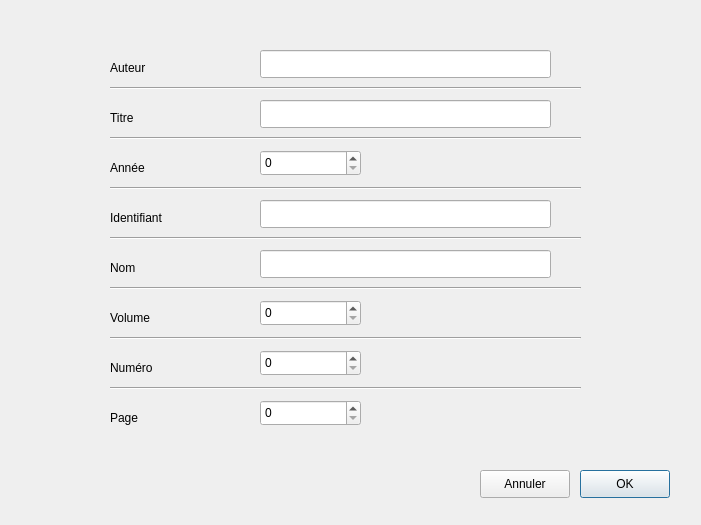
<?xml version="1.0" encoding="UTF-8"?>
<ui version="4.0">
 <class>JournalInterface</class>
 <widget class="QDialog" name="JournalInterface">
  <property name="geometry">
   <rect>
    <x>0</x>
    <y>0</y>
    <width>701</width>
    <height>525</height>
   </rect>
  </property>
  <property name="windowTitle">
   <string>JournalInterface</string>
  </property>
  <widget class="QLabel" name="auteurLabel">
   <property name="geometry">
    <rect>
     <x>110</x>
     <y>60</y>
     <width>58</width>
     <height>16</height>
    </rect>
   </property>
   <property name="text">
    <string>Auteur</string>
   </property>
  </widget>
  <widget class="QLineEdit" name="auteur">
   <property name="geometry">
    <rect>
     <x>260</x>
     <y>50</y>
     <width>291</width>
     <height>28</height>
    </rect>
   </property>
  </widget>
  <widget class="QLabel" name="titreLabel">
   <property name="geometry">
    <rect>
     <x>110</x>
     <y>110</y>
     <width>58</width>
     <height>16</height>
    </rect>
   </property>
   <property name="text">
    <string>Titre</string>
   </property>
  </widget>
  <widget class="QLineEdit" name="titre">
   <property name="geometry">
    <rect>
     <x>260</x>
     <y>100</y>
     <width>291</width>
     <height>28</height>
    </rect>
   </property>
  </widget>
  <widget class="QLabel" name="anneeLabel">
   <property name="geometry">
    <rect>
     <x>110</x>
     <y>160</y>
     <width>58</width>
     <height>16</height>
    </rect>
   </property>
   <property name="text">
    <string>Année</string>
   </property>
  </widget>
  <widget class="QSpinBox" name="annee">
   <property name="geometry">
    <rect>
     <x>260</x>
     <y>150</y>
     <width>101</width>
     <height>26</height>
    </rect>
   </property>
  </widget>
  <widget class="QLineEdit" name="identifiant">
   <property name="geometry">
    <rect>
     <x>260</x>
     <y>200</y>
     <width>291</width>
     <height>28</height>
    </rect>
   </property>
   <property name="text">
    <string/>
   </property>
  </widget>
  <widget class="QLabel" name="identifiantLabel">
   <property name="geometry">
    <rect>
     <x>110</x>
     <y>210</y>
     <width>131</width>
     <height>16</height>
    </rect>
   </property>
   <property name="text">
    <string>Identifiant</string>
   </property>
  </widget>
  <widget class="QLineEdit" name="nom">
   <property name="geometry">
    <rect>
     <x>260</x>
     <y>250</y>
     <width>291</width>
     <height>28</height>
    </rect>
   </property>
  </widget>
  <widget class="QLabel" name="nomLabel">
   <property name="geometry">
    <rect>
     <x>110</x>
     <y>260</y>
     <width>58</width>
     <height>16</height>
    </rect>
   </property>
   <property name="text">
    <string>Nom</string>
   </property>
  </widget>
  <widget class="QLabel" name="volumeLabel">
   <property name="geometry">
    <rect>
     <x>110</x>
     <y>310</y>
     <width>58</width>
     <height>16</height>
    </rect>
   </property>
   <property name="text">
    <string>Volume</string>
   </property>
  </widget>
  <widget class="QSpinBox" name="volume">
   <property name="geometry">
    <rect>
     <x>260</x>
     <y>300</y>
     <width>101</width>
     <height>26</height>
    </rect>
   </property>
  </widget>
  <widget class="QSpinBox" name="numero">
   <property name="geometry">
    <rect>
     <x>260</x>
     <y>350</y>
     <width>101</width>
     <height>26</height>
    </rect>
   </property>
  </widget>
  <widget class="QLabel" name="numeroLabel">
   <property name="geometry">
    <rect>
     <x>110</x>
     <y>360</y>
     <width>58</width>
     <height>16</height>
    </rect>
   </property>
   <property name="text">
    <string>Numéro</string>
   </property>
  </widget>
  <widget class="QSpinBox" name="page">
   <property name="geometry">
    <rect>
     <x>260</x>
     <y>400</y>
     <width>101</width>
     <height>26</height>
    </rect>
   </property>
  </widget>
  <widget class="QLabel" name="pageLabel">
   <property name="geometry">
    <rect>
     <x>110</x>
     <y>410</y>
     <width>58</width>
     <height>16</height>
    </rect>
   </property>
   <property name="text">
    <string>Page</string>
   </property>
  </widget>
  <widget class="Line" name="line_2">
   <property name="geometry">
    <rect>
     <x>110</x>
     <y>180</y>
     <width>471</width>
     <height>16</height>
    </rect>
   </property>
   <property name="orientation">
    <enum>Qt::Horizontal</enum>
   </property>
  </widget>
  <widget class="Line" name="line_3">
   <property name="geometry">
    <rect>
     <x>110</x>
     <y>130</y>
     <width>471</width>
     <height>16</height>
    </rect>
   </property>
   <property name="orientation">
    <enum>Qt::Horizontal</enum>
   </property>
  </widget>
  <widget class="Line" name="line_4">
   <property name="geometry">
    <rect>
     <x>110</x>
     <y>80</y>
     <width>471</width>
     <height>16</height>
    </rect>
   </property>
   <property name="orientation">
    <enum>Qt::Horizontal</enum>
   </property>
  </widget>
  <widget class="Line" name="line">
   <property name="geometry">
    <rect>
     <x>110</x>
     <y>230</y>
     <width>471</width>
     <height>16</height>
    </rect>
   </property>
   <property name="orientation">
    <enum>Qt::Horizontal</enum>
   </property>
  </widget>
  <widget class="Line" name="line_5">
   <property name="geometry">
    <rect>
     <x>110</x>
     <y>280</y>
     <width>471</width>
     <height>16</height>
    </rect>
   </property>
   <property name="orientation">
    <enum>Qt::Horizontal</enum>
   </property>
  </widget>
  <widget class="Line" name="line_6">
   <property name="geometry">
    <rect>
     <x>110</x>
     <y>330</y>
     <width>471</width>
     <height>16</height>
    </rect>
   </property>
   <property name="orientation">
    <enum>Qt::Horizontal</enum>
   </property>
  </widget>
  <widget class="Line" name="line_7">
   <property name="geometry">
    <rect>
     <x>110</x>
     <y>380</y>
     <width>471</width>
     <height>16</height>
    </rect>
   </property>
   <property name="orientation">
    <enum>Qt::Horizontal</enum>
   </property>
  </widget>
  <widget class="QPushButton" name="OK">
   <property name="geometry">
    <rect>
     <x>580</x>
     <y>470</y>
     <width>90</width>
     <height>28</height>
    </rect>
   </property>
   <property name="text">
    <string>OK</string>
   </property>
  </widget>
  <widget class="QPushButton" name="Annuler">
   <property name="geometry">
    <rect>
     <x>480</x>
     <y>470</y>
     <width>90</width>
     <height>28</height>
    </rect>
   </property>
   <property name="text">
    <string>Annuler</string>
   </property>
  </widget>
 </widget>
 <resources/>
 <connections>
  <connection>
   <sender>Annuler</sender>
   <signal>clicked()</signal>
   <receiver>JournalInterface</receiver>
   <slot>close()</slot>
   <hints>
    <hint type="sourcelabel">
     <x>524</x>
     <y>483</y>
    </hint>
    <hint type="destinationlabel">
     <x>350</x>
     <y>262</y>
    </hint>
   </hints>
  </connection>
  <connection>
   <sender>OK</sender>
   <signal>clicked()</signal>
   <receiver>JournalInterface</receiver>
   <slot>infoValide()</slot>
   <hints>
    <hint type="sourcelabel">
     <x>624</x>
     <y>483</y>
    </hint>
    <hint type="destinationlabel">
     <x>350</x>
     <y>262</y>
    </hint>
   </hints>
  </connection>
 </connections>
 <slots>
  <slot>infoValide()</slot>
 </slots>
</ui>
